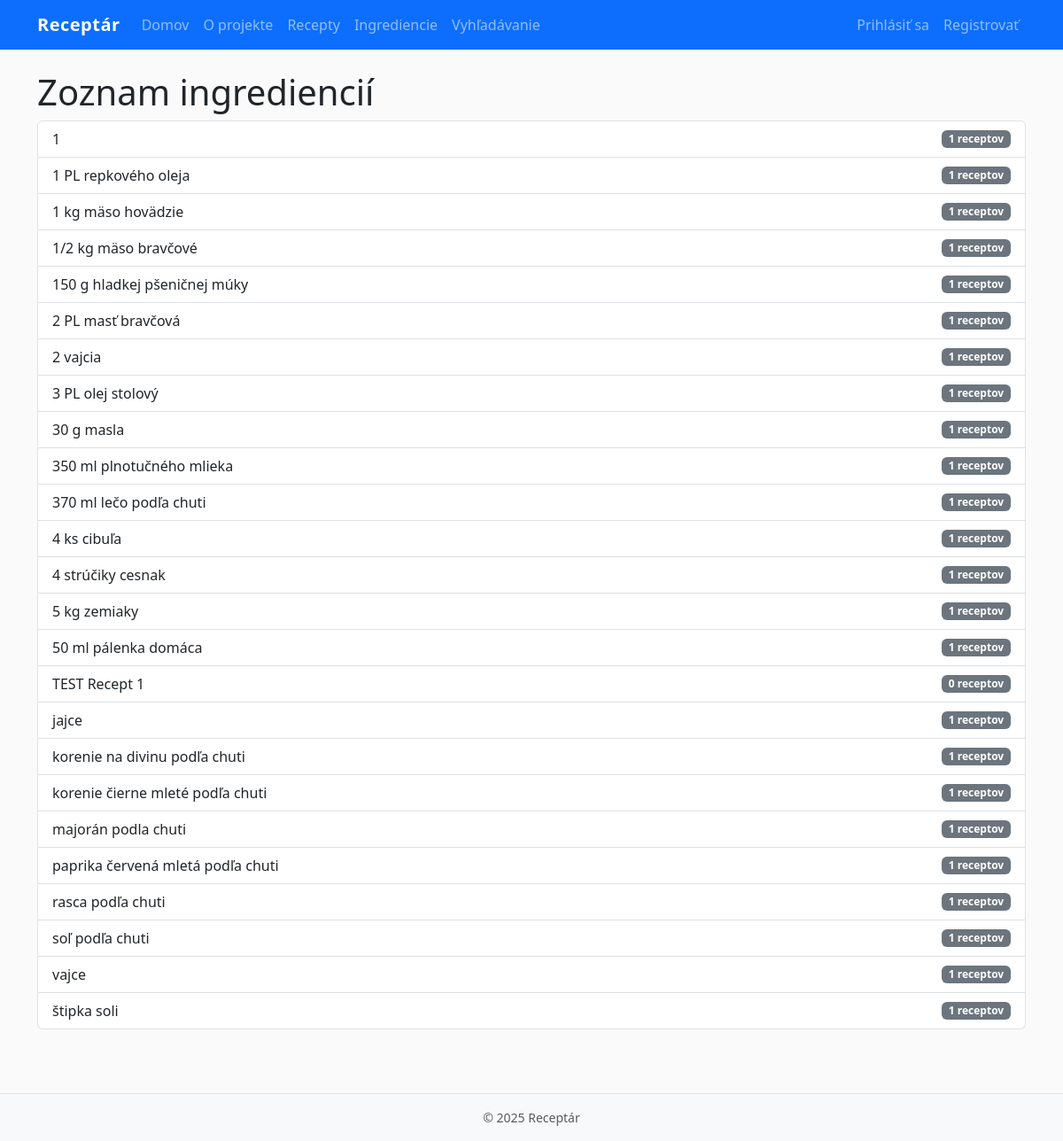
Before: /recipes/ingredients/ with the older database file.
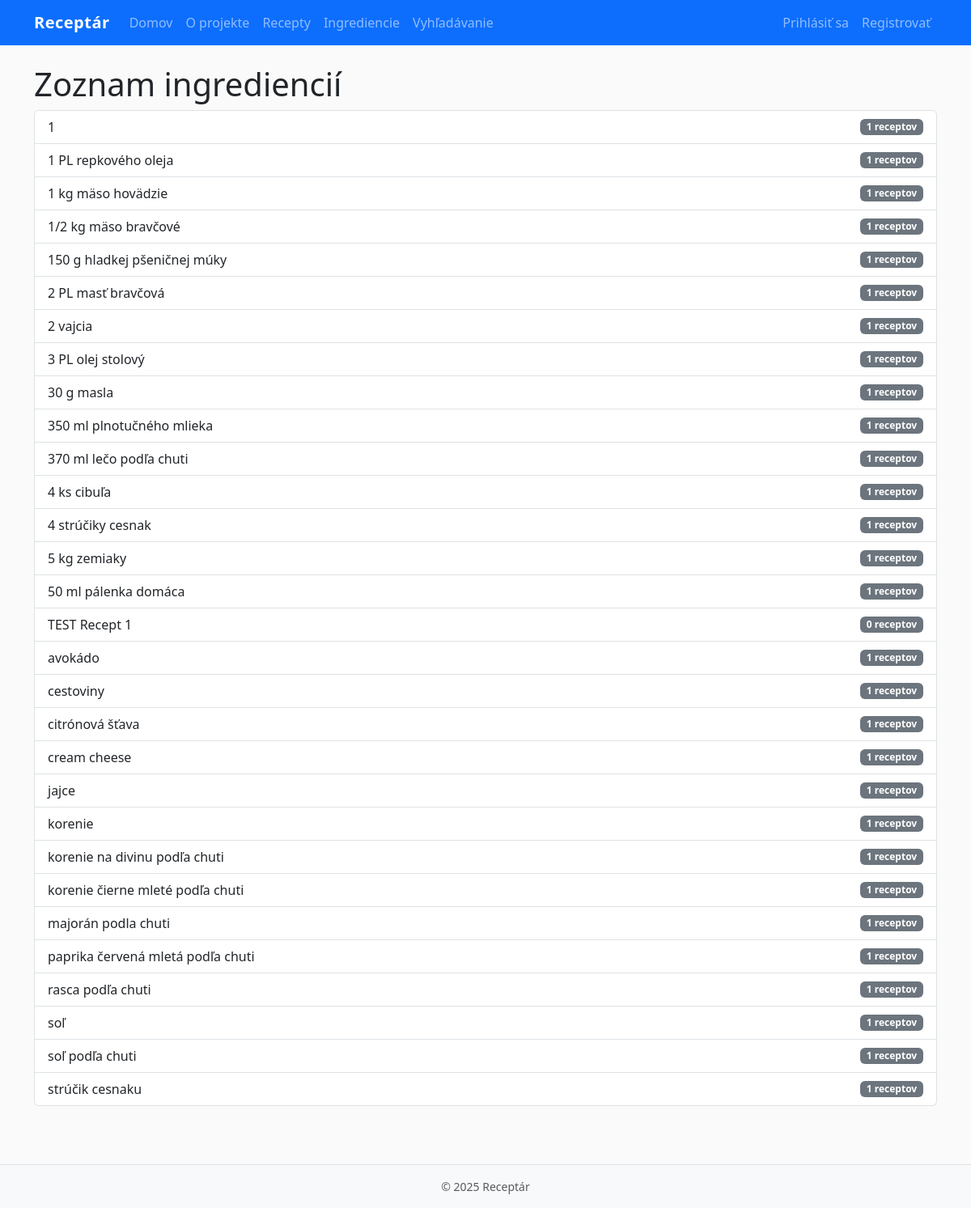
After: the same page with the newer database file.
### recipes/models.py (models this page shows, shortened)
class Ingredient(models.Model):
    name = models.CharField(max_length=120, unique=True)
    class Meta:
        ordering = ["name"]

### recipes/views.py (the view)
# urls.py: path("ingredients/", IngredientListView.as_view(), name="ingredients"),
class IngredientListView(ListView):
    model = Ingredient
    template_name = "recipes/ingredient_list.html"
    context_object_name = "ingredients"
    paginate_by = 30

### templates/recipes/ingredient_list.html (shortened to what this page needs)
{% extends "base.html" %}
{% block content %}
<h1>Zoznam ingrediencií</h1>
<ul class="list-group">
  {% for i in ingredients %}
    <li class="list-group-item d-flex justify-content-between align-items-center">
      {{ i.name }}
      <span class="badge text-bg-secondary">{{ i.recipes.count }} receptov</span>
    </li>
  {% empty %}
    <li class="list-group-item">Žiadne ingrediencie</li>
  {% endfor %}
</ul>
{% endblock %}

Changed rows visible on the page:
no longer on this page (row unchanged): Ingredient: name "vajce", recipes.count "1"
no longer on this page (row unchanged): Ingredient: name "štipka soli", recipes.count "1"
added Ingredient: name "avokádo", recipes.count "1"
added Ingredient: name "cestoviny", recipes.count "1"
added Ingredient: name "citrónová šťava", recipes.count "1"
added Ingredient: name "cream cheese", recipes.count "1"
added Ingredient: name "korenie", recipes.count "1"
added Ingredient: name "soľ", recipes.count "1"
added Ingredient: name "strúčik cesnaku", recipes.count "1"
